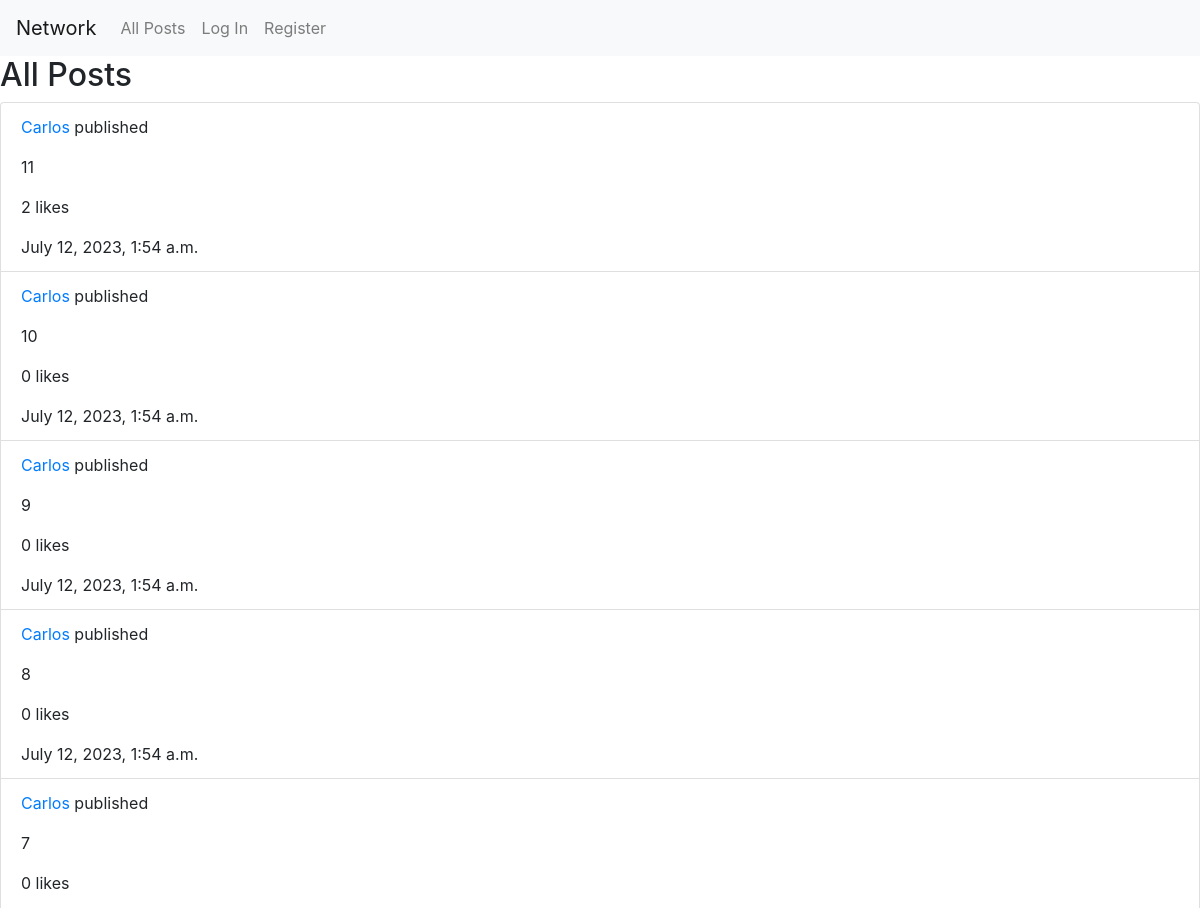
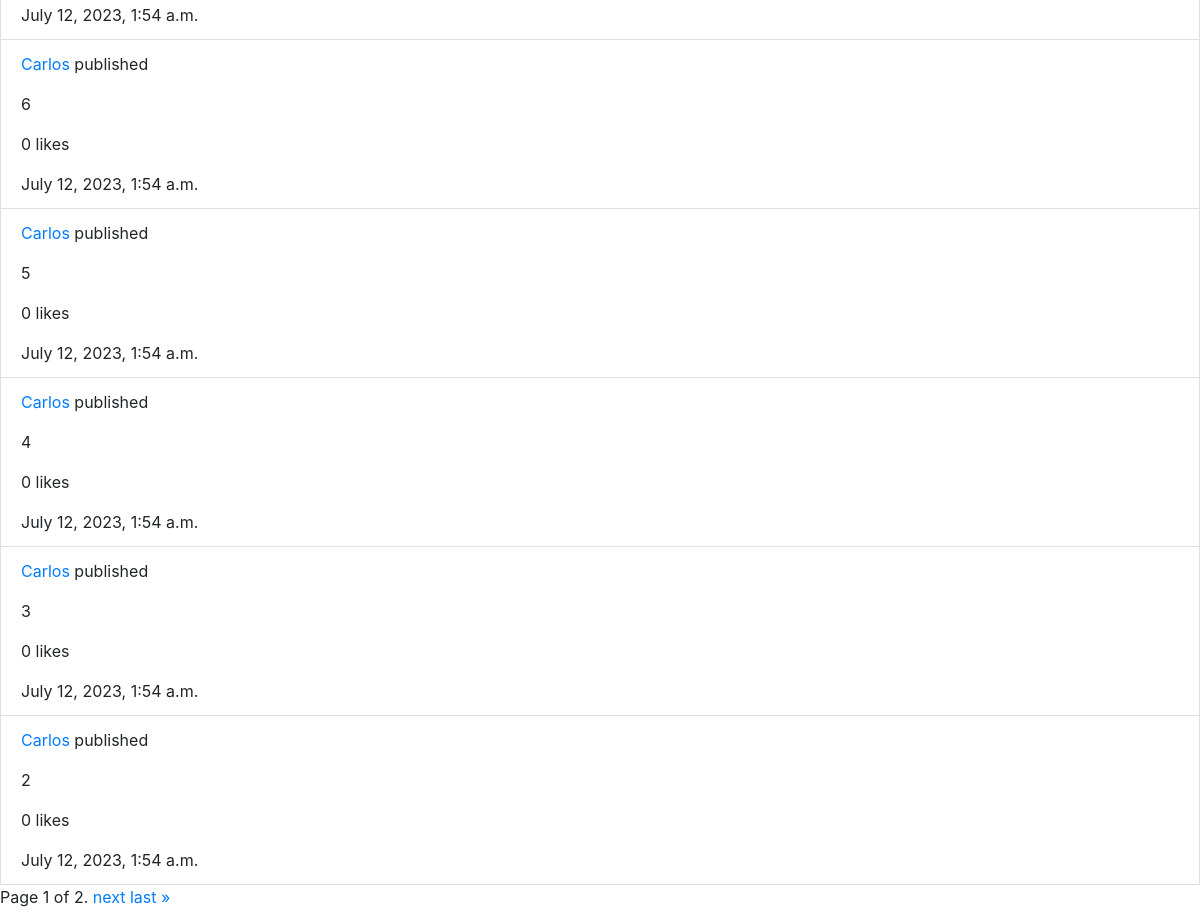
The page / on the database its author committed (2 pictures, top to bottom).
### network/models.py (models this page shows, shortened)
class Post(models.Model):
    content = models.CharField(max_length=5000)
    owner = models.ForeignKey(User, on_delete=models.CASCADE, related_name="user_posts")
    likes = models.ManyToManyField(User, through="Like", related_name="liked_posts")
    timestamp = models.DateTimeField(auto_now_add=True)

class User(AbstractUser):
    followers = models.ManyToManyField("self", symmetrical=False, related_name="following")

### network/views.py (the view)
# urls.py: path("", views.index, name="index"),
def index(request):
    posts = Post.objects.all().order_by('-timestamp')
    user = request.user
    who_you_liked = []
    if user.is_authenticated:
        user_likes = user.liked_posts.all()
        for post in user_likes:
            who_you_liked.append(post.id)
    if list(posts) != []:
        paginator = Paginator(posts, 10)
        page_number = request.GET.get('page')
        page_obj = paginator.get_page(page_number)
        return render(request, "network/index.html", {
            "posts":posts,
            "page_obj":page_obj,
            "who_you_liked":who_you_liked
        })
    else:
        return render(request, "network/index.html", {
            "message": "Currently no posts"
        })

### network/templates/network/index.html (shortened to what this page needs)
{% extends "network/layout.html" %}
{% load static %}
{% block body %}
<h2>All Posts</h2>
<ul class="list-group">
  {% for post in page_obj %}
  <li class="list-group-item">
    <p><a href="{% url 'userprofile' post.owner.username %}">{{ post.owner }}</a> published </p>
    <div id="content_{{ post.id }}">
      {{ post.content }}
    </div>
    <p><div id="like_count_{{ post.id }}"> {{ post.likes.count }} likes</div> </p> {{ post.timestamp }}
  </li>
  {% endfor %}
  <div class="pagination">
    <span class="step-links">
      <span class="current">
        Page {{ page_obj.number }} of {{ page_obj.paginator.num_pages }}.
      </span>
      {% if page_obj.has_next %}
      <a href="?page={{ page_obj.next_page_number }}">next</a>
      <a href="?page={{ page_obj.paginator.num_pages }}">last &raquo;</a>
      {% endif %}
    </span>
  </div>
</ul>
{% endblock %}

### network/templates/network/layout.html (shortened to what this page needs)
{% load static %}
<!DOCTYPE html>
<html lang="en">
<head>
    <link rel="stylesheet" href="https://stackpath.bootstrapcdn.com/bootstrap/4.4.1/css/bootstrap.min.css"
>
    <link href="{% static 'network/styles.css' %}" rel="stylesheet">
</head>
<body>
    <nav class="navbar navbar-expand-lg navbar-light bg-light">
        <a class="navbar-brand" href="#">Network</a>
        <div>
            <ul class="navbar-nav mr-auto">
                <li class="nav-item">
                    <a class="nav-link" href="{% url 'index' %}">All Posts</a>
                </li>
                {% if user.is_authenticated %}
                <li class="nav-item">
                    <a class="nav-link" href="{% url 'following' %}">Following</a>
                </li>
                <li class="nav-item">
                    <a class="nav-link" href="{% url 'logout' %}">Log Out</a>
                </li>
                {% else %}
                <li class="nav-item">
                    <a class="nav-link" href="{% url 'login' %}">Log In</a>
                </li>
                <li class="nav-item">
                    <a class="nav-link" href="{% url 'register' %}">Register</a>
                </li>
                {% endif %}
            </ul>
        </div>
    </nav>
    <div class="body">
        {% block body %}
        {% endblock %}
</body>
</html>

### rows shown on the page
Post: owner "Carlos", content "11", likes.count "2", timestamp "July 12, 2023, 1:54 a.m."
Post: owner "Carlos", content "10", likes.count "0", timestamp "July 12, 2023, 1:54 a.m."
Post: owner "Carlos", content "9", likes.count "0", timestamp "July 12, 2023, 1:54 a.m."
Post: owner "Carlos", content "8", likes.count "0", timestamp "July 12, 2023, 1:54 a.m."
Post: owner "Carlos", content "7", likes.count "0", timestamp "July 12, 2023, 1:54 a.m."
Post: owner "Carlos", content "6", likes.count "0", timestamp "July 12, 2023, 1:54 a.m."
Post: owner "Carlos", content "5", likes.count "0", timestamp "July 12, 2023, 1:54 a.m."
Post: owner "Carlos", content "4", likes.count "0", timestamp "July 12, 2023, 1:54 a.m."
Post: owner "Carlos", content "3", likes.count "0", timestamp "July 12, 2023, 1:54 a.m."
Post: owner "Carlos", content "2", likes.count "0", timestamp "July 12, 2023, 1:54 a.m."

### other values the page prints
{{ page_obj.number }} "1"
{{ page_obj.paginator.num_pages }} "2"
